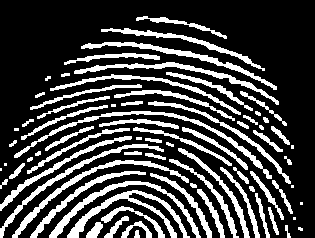
%> input picture lab6-Morphology/fingerprint.bmp, 315 x 238 px
$ octave thin.m   (GNU Octave 9; MATLAB toolbox functions it lacks are replaced by stand-ins)
%> lines starting %> are read from the running program, lines starting %| are printed output that depends on the picture; in (x1, y1, x2, y2) boxes, pixels count from 0 and x2, y2 are one past the last pixel; in counts of white or black regions, pixels touching at a corner belong together; the program's own positions count from 1
close all
clearvars
clc

image = imread("fingerprint.bmp");
%> image: size 238x315 logical; 25.9% white; 75 white regions (11 under 20 px), largest, box (x1, y1, x2, y2) and area: (67, 190, 190, 238) 1113, (14, 111, 272, 179) 1082, (49, 181, 201, 238) 979

figure(1);
subplot(2,3,1);
imshow(image);
title('Input image')
subplot(2,3,2);
image = bwmorph(image,'thin');
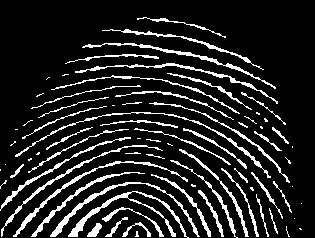
%> image: size 238x315 logical; 13.8% white in thin lines or dots, all inside (x1, y1, x2, y2) = (0, 17, 302, 238)
imshow(image);
title('Image after thinning')
subplot(2,3,3);
image = bwmorph(image,'thin');
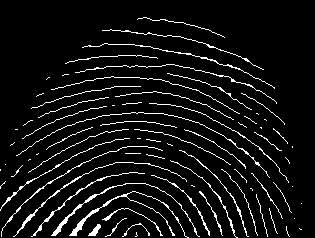
%> image: size 238x315 logical; 7.1% white in thin lines or dots, all inside (x1, y1, x2, y2) = (0, 17, 302, 238)
imshow(image);
title('Image after thinning x2')
subplot(2,3,4);
image = bwmorph(image,'thin');
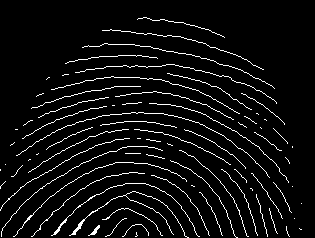
%> image: size 238x315 logical; 5.7% white in thin lines or dots, all inside (x1, y1, x2, y2) = (0, 17, 302, 238)
imshow(image);
title('Image after thinning x3')
subplot(2,3,5);
image = bwmorph(image,'thin');
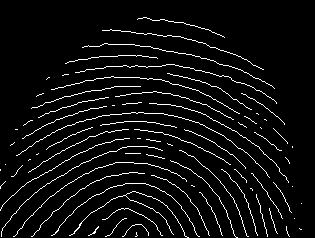
%> image: size 238x315 logical; 5.6% white in thin lines or dots, all inside (x1, y1, x2, y2) = (0, 17, 302, 238)
imshow(image);
title('Image after thinning x4')
subplot(2,3,6);
image = bwmorph(image,'thin');
imshow(image);
title('Image after thinning x5')

$ run again, with lab6-Morphology/bone.bmp copied over lab6-Morphology/fingerprint.bmp
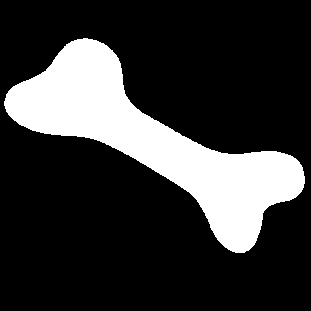
%> input picture lab6-Morphology/bone.bmp, 311 x 311 px
%> image is the input picture: size 311x311 uint8; 21.2% white; 1 white region, box (x1, y1, x2, y2) and area: (4, 38, 305, 253) 20503
%> `image = bwmorph(image,'thin');`:
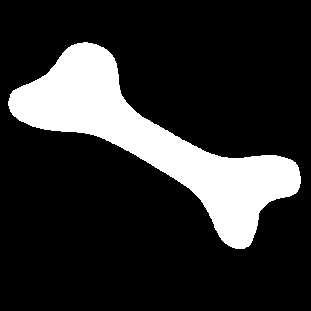
%> image: size 311x311 logical; 18.3% white; 1 white region, box (x1, y1, x2, y2) and area: (8, 42, 301, 249) 17656
%> `image = bwmorph(image,'thin');`:
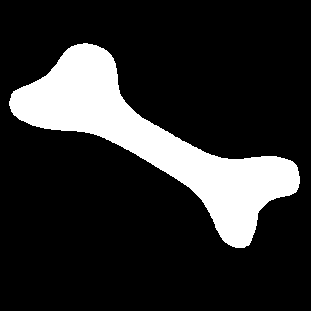
%> image: size 311x311 logical; 17.5% white; 1 white region, box (x1, y1, x2, y2) and area: (9, 43, 300, 248) 16955
